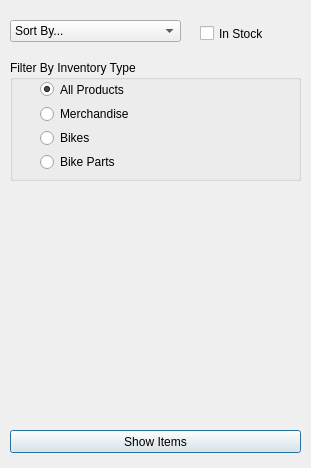
<?xml version="1.0" encoding="UTF-8"?>
<ui version="4.0">
 <class>Dialog</class>
 <widget class="QDialog" name="Dialog">
  <property name="geometry">
   <rect>
    <x>0</x>
    <y>0</y>
    <width>311</width>
    <height>468</height>
   </rect>
  </property>
  <property name="windowTitle">
   <string>Dialog</string>
  </property>
  <widget class="QPushButton" name="show_items_bt">
   <property name="geometry">
    <rect>
     <x>10</x>
     <y>430</y>
     <width>291</width>
     <height>23</height>
    </rect>
   </property>
   <property name="text">
    <string>Show Items</string>
   </property>
  </widget>
  <widget class="QGroupBox" name="inventory_type_gb">
   <property name="geometry">
    <rect>
     <x>10</x>
     <y>60</y>
     <width>291</width>
     <height>121</height>
    </rect>
   </property>
   <property name="title">
    <string>Filter By Inventory Type</string>
   </property>
   <widget class="QWidget" name="verticalLayoutWidget">
    <property name="geometry">
     <rect>
      <x>30</x>
      <y>20</y>
      <width>231</width>
      <height>91</height>
     </rect>
    </property>
    <layout class="QVBoxLayout" name="verticalLayout">
     <item>
      <widget class="QRadioButton" name="all_rb">
       <property name="text">
        <string>All Products</string>
       </property>
       <property name="checked">
        <bool>true</bool>
       </property>
      </widget>
     </item>
     <item>
      <widget class="QRadioButton" name="merch_rb">
       <property name="text">
        <string>Merchandise</string>
       </property>
      </widget>
     </item>
     <item>
      <widget class="QRadioButton" name="bikes_rb">
       <property name="text">
        <string>Bikes</string>
       </property>
      </widget>
     </item>
     <item>
      <widget class="QRadioButton" name="parts_rb">
       <property name="text">
        <string>Bike Parts</string>
       </property>
      </widget>
     </item>
    </layout>
   </widget>
  </widget>
  <widget class="QComboBox" name="sort_combo">
   <property name="geometry">
    <rect>
     <x>10</x>
     <y>20</y>
     <width>171</width>
     <height>22</height>
    </rect>
   </property>
   <item>
    <property name="text">
     <string>Sort By...</string>
    </property>
   </item>
   <item>
    <property name="text">
     <string>Price (Low to High)</string>
    </property>
   </item>
   <item>
    <property name="text">
     <string>Price (High to Low)</string>
    </property>
   </item>
  </widget>
  <widget class="QCheckBox" name="in_stock_cb">
   <property name="geometry">
    <rect>
     <x>200</x>
     <y>25</y>
     <width>101</width>
     <height>17</height>
    </rect>
   </property>
   <property name="text">
    <string>In Stock</string>
   </property>
  </widget>
 </widget>
 <resources/>
 <connections/>
</ui>
